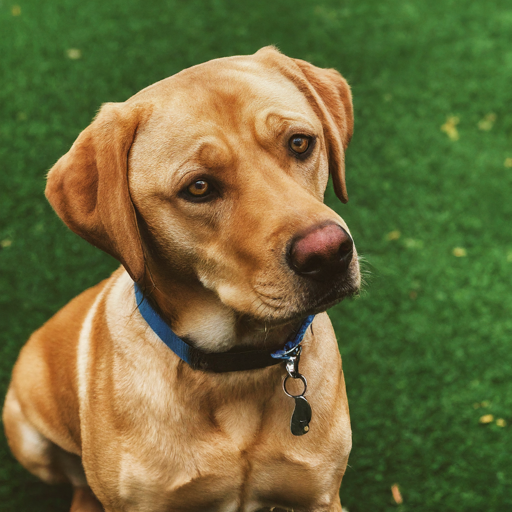
#> input picture dog.png, 512 x 512 px
$ python adding_impulsive_noise.py
#> lines starting #> are read from the running program, lines starting #| are printed output that depends on the picture
import cv2
import numpy as np
from matplotlib import pyplot as plt

image = cv2.imread("./dog.png")
#> image is the input picture: shape (512, 512, 3); mean B, G, R 59.5, 107.5, 109.2


prob = 0.05
impulsive_noise = np.random.random(image.shape[:2])
image_with_impulsive_noise = image.copy()
image_with_impulsive_noise[impulsive_noise < prob / 2] = 0
image_with_impulsive_noise[impulsive_noise > 1 - prob / 2] = 255
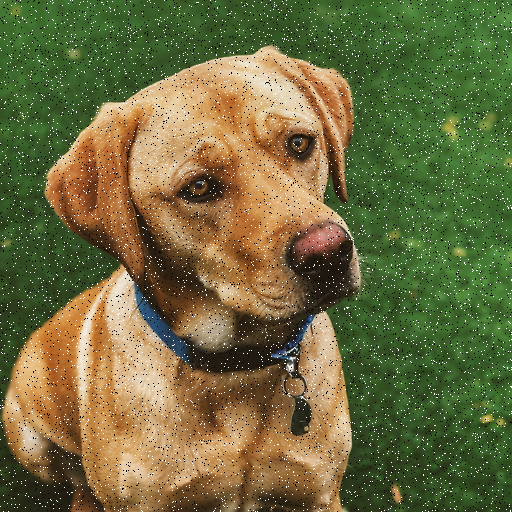
#> image_with_impulsive_noise: shape (512, 512, 3); mean B, G, R 62.9, 108.5, 110.1

plt.subplot(121), plt.imshow(cv2.cvtColor(image, cv2.COLOR_BGR2RGB)), plt.title("Original")
plt.subplot(122), plt.imshow(cv2.cvtColor(image_with_impulsive_noise, cv2.COLOR_BGR2RGB)), plt.title("Impulsive Noise")
plt.show()
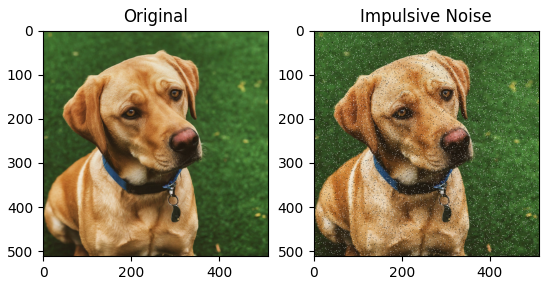
#> figure drawn by matplotlib, 2 panels

cv2.waitKey(0)
cv2.destroyAllWindows()
